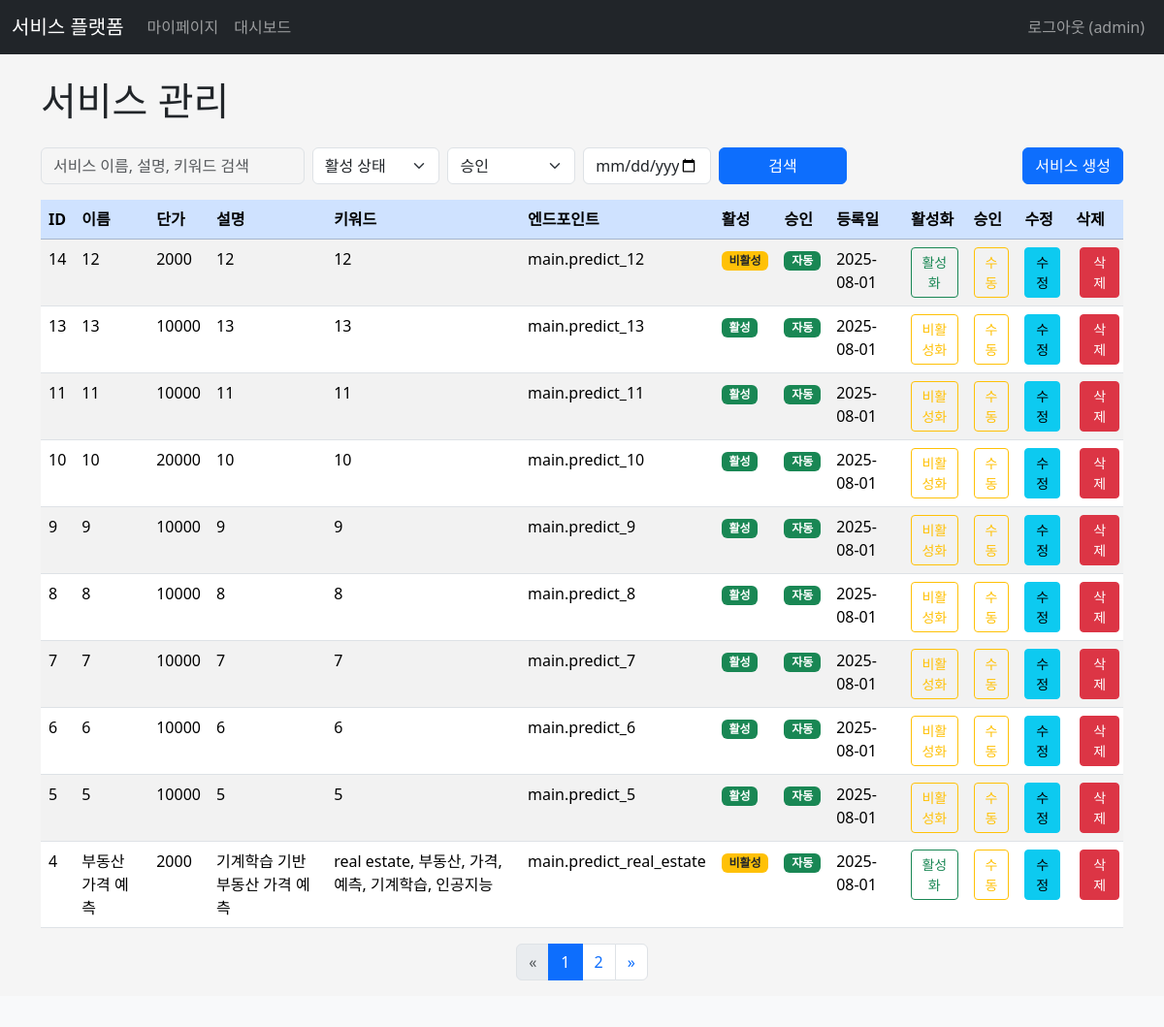
The page /adminx/services (signed in) on the database its author committed.
### apps/dbmodels.py (models this page shows, shortened)
class User(db.Model, UserMixin):  # db.Model, UserMixin 상속하는 User 클래스 생성
    __tablename__= "users"  # 삭제시, 테이블 이름은 Model 이름 소문자
    id=db.Column(db.Integer,primary_key=True)
    username=db.Column(db.String, index=True)
    email=db.Column(db.String, unique=True, index= True)
    password_hash=db.Column(db.String)
    is_admin=db.Column(db.Boolean,default=False)
    is_active=db.Column(db.Boolean, default=True)  # 활성화 여부
    usage_count = db.Column(db.Integer, default=0)
    daily_limit = db.Column(db.Integer, default=1000)
    monthly_limit = db.Column(db.Integer, default=5000)
    created_at=db.Column(db.DateTime, default= datetime.now)
    updated_at=db.Column(db.DateTime, default= datetime.now, onupdate=datetime.now)
    subscriptions = db.relationship('Subscription', backref='user', lazy=True, cascade='all, delete-orphan')
    @property
    def password(self):
        """
        Prevent direct reading of the password.
        Attempting to read `user.password` will raise an AttributeError.
        """
        raise AttributeError('password is not a readable attribute')
    @property
    def is_authenticated(self):
        return True

class Service(db.Model):
    __tablename__ = "services"
    id = db.Column(db.Integer, primary_key=True)
    servicename = db.Column(db.String(100), unique=True, nullable=False)
    is_active=db.Column(db.Boolean, default=True)  # 활성화 여부
    is_auto=db.Column(db.Boolean, default=True)  # 자동승인 여부
    price = db.Column(db.Integer, default=0, nullable=False)  # 서비스 단가
    description = db.Column(db.Text, nullable=False)
    keywords = db.Column(db.String(200), nullable=False)
    service_endpoint = db.Column(db.String(255), nullable=True)  # 서비스 엔드포인트 함수
    created_at=db.Column(db.DateTime, default= datetime.now)
    updated_at=db.Column(db.DateTime, default= datetime.now, onupdate=datetime.now)
    subscriptions = db.relationship('Subscription', backref='service', lazy=True, cascade="all, delete-orphan")

### apps/adminx/views.py (the view, shortened to what this page needs)
@adminx.route('/services', methods=['GET', 'POST'])
@admin_required
def services():
    PER_PAGE = 10
    page = request.args.get('page', 1, type=int)
    search_query = request.args.get('search', '', type=str)
    is_active_query = request.args.get('is_active', '', type=str) # 'true', 'false', or ''
    is_auto_query = request.args.get('is_auto', '', type=str) # 'true', 'false', or ''
    created_at_query = request.args.get('created_at', '', type=str) # YYYY-MM-DD format
    services_query = Service.query
    if is_active_query:
        if is_active_query == 'true':
            services_query = services_query.filter(Service.is_active == True)
        elif is_active_query == 'false':
            services_query = services_query.filter(Service.is_active == False)
    if is_auto_query:
        if is_auto_query == 'true':
            services_query = services_query.filter(Service.is_auto == True)
        elif is_auto_query == 'false':
            services_query = services_query.filter(Service.is_auto == False)
    services_pagination = services_query.order_by(Service.created_at.desc()).paginate(page=page, per_page=PER_PAGE, error_out=False)
    services = services_pagination.items
    return render_template(
        'adminx/services.html',
        title='사용자 관리',
        services=services,
        pagination=services_pagination,
        search_query=search_query,
        is_active_query=is_active_query,
        is_auto_query=is_auto_query,
        created_at_query=created_at_query,
    )

### apps/adminx/templates/adminx/services.html (shortened to what this page needs)
{% extends "base.html" %}
{% block content %}
<h1 class="mb-4">서비스 관리</h1>
<div class="row mb-3 align-items-end">
    <div class="col-md-9 col-12">
        <form action="{{ url_for('adminx.services') }}" method="GET">
            <div class="row g-2">
                <div class="col-md-4 col-12">
                    <input type="search" name="search" class="form-control" placeholder="서비스 이름, 설명, 키워드 검색"
                           value="{{ search_query if search_query }}" aria-label="Search">
                </div>
                <div class="col-md-2 col-6">
                    <select name="is_active" class="form-select">
                        <option value="">활성 상태</option>
                    </select>
                </div>
                <div class="col-md-2 col-6">
                    <select name="is_auto" class="form-select">
                        <option value="">승인</option>
                    </select>
                </div>
                <div class="col-md-2 col-12">
                    <input type="date" name="created_at" class="form-control" placeholder="등록일"
                           value="{{ created_at_query if created_at_query }}" aria-label="Registration Date">
                </div>
                <div class="col-md-2 col-12 d-grid">
                    <button class="btn btn-primary" type="submit">검색</button>
                </div>
            </div>
        </form>
    </div>
    <div class="col-md-3 col-12 mt-2 mt-md-0 d-grid d-md-block text-md-end">
        <a href="{{ url_for('adminx.create_service') }}" class="btn btn-primary user-create-btn">서비스 생성</a>
    </div>
</div>
{% if services %}
<div class="table-responsive">
    <table class="table table-hover table-striped">
        <thead class="table-primary">
            <tr>
                <th scope="col">ID</th>
                <th scope="col">이름</th>
                <th scope="col">단가</th>
                <th scope="col">설명</th>
                <th scope="col">키워드</th>
                <th scope="col">엔드포인트</th>
                <th scope="col">활성</th>
                <th scope="col">승인</th>
                <th scope="col">등록일</th>
                <th scope="col">활성화</th>
                <th scope="col">승인</th>
                <th scope="col">수정</th>
                <th scope="col">삭제</th>
            </tr>
        </thead>
        <tbody>
            {% for service in services %}
            <tr>
                <td>{{ service.id }}</td>
                <td>{{ service.servicename }}</td>
                <td>{{ service.price }}</td>
                <td>{{ service.description }}</td>
                <td>{{ service.keywords }}</td>
                <td>{{ service.service_endpoint }}</td>
                <td>
                    {% if service.is_active %}
                        <span class="badge bg-success">활성</span>
                    {% else %}
                        <span class="badge bg-warning text-dark">비활성</span>
                    {% endif %}
                </td>
                <td>
                    {% if service.is_auto %}
                        <span class="badge bg-success">자동</span>
                    {% else %}
                        <span class="badge bg-warning text-dark">수동</span>
                    {% endif %}
                </td>
                <td>{{ service.created_at.strftime('%Y-%m-%d') }}</td>
                <td>
                    <form method="POST" action="{{ url_for('adminx.toggle_service_active', service_id=service.id, search=search_query, page=pagination.page, is_active=is_active_query, created_at=created_at_query) }}" style="display:inline;">
                        <button type="submit" class="btn btn-sm {% if service.is_active %}btn-outline-warning{% else %}btn-outline-success{% endif %}"
                                onclick="return confirm('이 서비스의 활성화 상태를 변경하시겠습니까?');">
                            {{ '비활성화' if service.is_active else '활성화' }}
                        </button>
                    </form>
                </td>
                <td>
                    <form method="POST" action="{{ url_for('adminx.toggle_service_auto', service_id=service.id, search=search_query, page=pagination.page, is_active=is_active_query, is_auto=is_auto_query, created_at=created_at_query) }}" style="display:inline;">
                        <button type="submit" class="btn btn-sm {% if service.is_auto %}btn-outline-warning{% else %}btn-outline-success{% endif %}"
                                onclick="return confirm('이 서비스의 승인 조건을 변경하시겠습니까?');">
                            {{ '수동' if service.is_auto else '자동' }}
                        </button>
                    </form>
                </td>
                <td>
                    <a href="{{ url_for('adminx.edit_service', service_id=service.id) }}" class="btn btn-sm btn-info">수정</a>
                </td>
                <td>
                    <form method="POST" action="{{ url_for('adminx.delete_service', service_id=service.id, search=search_query, page=pagination.page, is_active=is_active_query, created_at=created_at_query) }}" style="display:inline;" class="ms-1">
                        <button type="submit" class="btn btn-sm btn-danger"
                                onclick="return confirm('정말로 {{ service.servicename }} 서비스를 삭제하시겠습니까? 이 작업은 되돌릴 수 없습니다.');">
                            삭제
                        </button>
                    </form>
                </td>
            </tr>
            {% endfor %}
        </tbody>
    </table>
</div>
<nav aria-label="Page navigation">
    <ul class="pagination justify-content-center">
        {% if pagination.has_prev %}
        <li class="page-item">
            <a class="page-link" href="{{ url_for('adminx.services', page=pagination.prev_num, search=search_query, is_active=is_active_query, created_at=created_at_query) }}" aria-label="Previous">
                <span aria-hidden="true">&laquo;</span>
            </a>
        </li>
        {% else %}
        <li class="page-item disabled">
            <span class="page-link">&laquo;</span>
        </li>
        {% endif %}
        {% for p in pagination.iter_pages() %}
            {% if p %}
                {% if p == pagination.page %}
                <li class="page-item active" aria-current="page"><span class="page-link">{{ p }}</span></li>
                {% else %}
                <li class="page-item"><a class="page-link" href="{{ url_for('adminx.services', page=p, search=search_query, is_active=is_active_query, created_at=created_at_query) }}">{{ p }}</a></li>
                {% endif %}
            {% else %}
                <li class="page-item disabled"><span class="page-link">...</span></li>
            {% endif %}
        {% endfor %}
        {% if pagination.has_next %}
        <li class="page-item">
            <a class="page-link" href="{{ url_for('adminx.services', page=pagination.next_num, search=search_query, is_active=is_active_query, created_at=created_at_query) }}" aria-label="Next">
                <span aria-hidden="true">&raquo;</span>
            </a></li>
        {% else %}
        <li class="page-item disabled">
            <span class="page-link">&raquo;</span></li>
        {% endif %}
    </ul></nav>
{% else %}
<div class="alert alert-info" role="alert">
    등록된 서비스가 없습니다.
</div>
{% endif %}
{% endblock %}

### apps/templates/base.html (shortened to what this page needs)
<!doctype  html><html lang="ko"><head><meta charset="UTF-8">
<link href="https://cdn.jsdelivr.net/npm/bootstrap@5.3.7/dist/css/bootstrap.min.css" rel="stylesheet">
<link rel="stylesheet" href={{ url_for('static', filename = 'css/style.css')}}/>
{% block head %}{% endblock %} </head>
<body>
<nav class="navbar navbar-expand-lg navbar-dark bg-dark">
    <div class="container-fluid">
        <a class="navbar-brand" href="{{ url_for('main.index') }}">서비스 플랫폼</a>
        <div class="collapse navbar-collapse" id="navbarNav">
            <ul class="navbar-nav me-auto mb-2 mb-lg-0">
                {% if current_user.is_authenticated %}
                    <li class="nav-item">
                        <a class="nav-link" href="{{ url_for('mypagex.dashboard') }}">마이페이지</a>
                    </li>
                    {% if current_user.is_admin %}
                        <li class="nav-item">
                            <a class="nav-link" href="{{ url_for('adminx.dashboard') }}">대시보드</a></li>
                    {% endif %}
                {% endif %}
            </ul>
            <ul class="navbar-nav">
                {% if current_user.is_authenticated %}
                    <li class="nav-item">
                        <a class="nav-link" href="{{ url_for('auth.logout') }}">로그아웃 ({{ current_user.username }})</a>
                    </li>
                {% endif %}
            </ul>
        </div>
    </div>
</nav>
<main role="main" class="container mt-4">
    {% block content %}{% endblock %}
</main>
<footer class="footer mt-auto py-3 bg-light">
    </footer>
</body></html>

### apps/static/css/style.css (style rules this page uses)
.user-create-btn { width: 100%; }
@media (min-width: 768px) { .user-create-btn { width: auto; } }
body { background-color: #f5f5f5; }
input[type="search"] { background-color: #f5f5f5; }

### apps/adminx/templates/adminx/services.html (style rules this page uses)
.user-create-btn { width: 100%; }
@media (min-width: 768px) { .user-create-btn { width: auto; } }

### rows shown on the page
User: username "admin"
Service: id "14", servicename "12", price "2000", description "12", keywords "12", service_endpoint "main.predict_12", shows "비활성", shows "자동", created_at "2025-08-01", is_active "활성화", is_auto "수동"
Service: id "13", servicename "13", price "10000", description "13", keywords "13", service_endpoint "main.predict_13", shows "활성", shows "자동", created_at "2025-08-01", is_active "비활성화", is_auto "수동"
Service: id "11", servicename "11", price "10000", description "11", keywords "11", service_endpoint "main.predict_11", shows "활성", shows "자동", created_at "2025-08-01", is_active "비활성화", is_auto "수동"
Service: id "10", servicename "10", price "20000", description "10", keywords "10", service_endpoint "main.predict_10", shows "활성", shows "자동", created_at "2025-08-01", is_active "비활성화", is_auto "수동"
Service: id "9", servicename "9", price "10000", description "9", keywords "9", service_endpoint "main.predict_9", shows "활성", shows "자동", created_at "2025-08-01", is_active "비활성화", is_auto "수동"
Service: id "8", servicename "8", price "10000", description "8", keywords "8", service_endpoint "main.predict_8", shows "활성", shows "자동", created_at "2025-08-01", is_active "비활성화", is_auto "수동"
Service: id "7", servicename "7", price "10000", description "7", keywords "7", service_endpoint "main.predict_7", shows "활성", shows "자동", created_at "2025-08-01", is_active "비활성화", is_auto "수동"
Service: id "6", servicename "6", price "10000", description "6", keywords "6", service_endpoint "main.predict_6", shows "활성", shows "자동", created_at "2025-08-01", is_active "비활성화", is_auto "수동"
Service: id "5", servicename "5", price "10000", description "5", keywords "5", service_endpoint "main.predict_5", shows "활성", shows "자동", created_at "2025-08-01", is_active "비활성화", is_auto "수동"
Service: id "4", servicename "부동산 가격 예측", price "2000", description "기계학습 기반 부동산 가격 예측", keywords "real estate, 부동산, 가격, 예측, 기계학습, 인공지능", service_endpoint "main.predict_real_estate", shows "비활성", shows "자동", created_at "2025-08-01", is_active "활성화", is_auto "수동"

### other values the page prints
{{ p }} "1"
{{ p }} "2"
